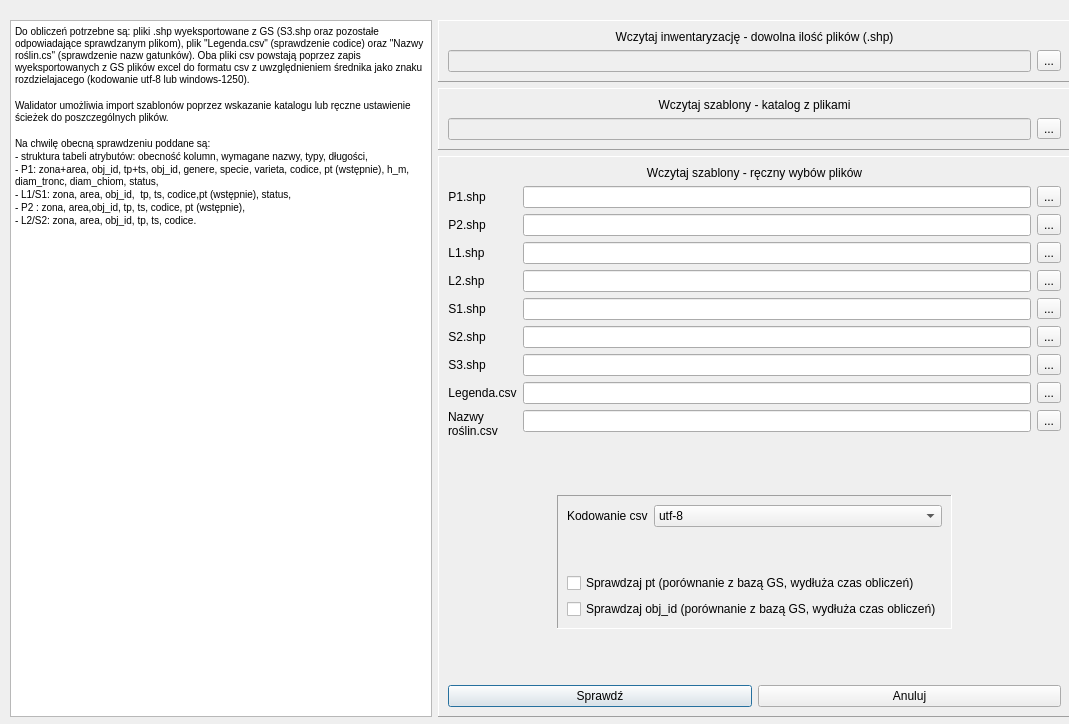
<?xml version="1.0" encoding="UTF-8"?>
<ui version="4.0">
 <class>InventoryValidatorDialogBase</class>
 <widget class="QDialog" name="InventoryValidatorDialogBase">
  <property name="windowModality">
   <enum>Qt::ApplicationModal</enum>
  </property>
  <property name="enabled">
   <bool>true</bool>
  </property>
  <property name="geometry">
   <rect>
    <x>0</x>
    <y>0</y>
    <width>1069</width>
    <height>724</height>
   </rect>
  </property>
  <property name="windowTitle">
   <string>Sprawdzenie poprawności inwentaryzacji</string>
  </property>
  <widget class="QWidget" name="layoutWidget">
   <property name="geometry">
    <rect>
     <x>10</x>
     <y>20</y>
     <width>1061</width>
     <height>707</height>
    </rect>
   </property>
   <layout class="QHBoxLayout" name="horizontalLayout" stretch="4,6">
    <property name="bottomMargin">
     <number>10</number>
    </property>
    <item>
     <widget class="QTextEdit" name="ted_note">
      <property name="enabled">
       <bool>true</bool>
      </property>
      <property name="html">
       <string>&lt;!DOCTYPE HTML PUBLIC &quot;-//W3C//DTD HTML 4.0//EN&quot; &quot;http://www.w3.org/TR/REC-html40/strict.dtd&quot;&gt;
&lt;html&gt;&lt;head&gt;&lt;meta name=&quot;qrichtext&quot; content=&quot;1&quot; /&gt;&lt;style type=&quot;text/css&quot;&gt;
p, li { white-space: pre-wrap; }
&lt;/style&gt;&lt;/head&gt;&lt;body style=&quot; font-family:'MS Shell Dlg 2'; font-size:7.8pt; font-weight:400; font-style:normal;&quot;&gt;
&lt;p style=&quot; margin-top:0px; margin-bottom:0px; margin-left:0px; margin-right:0px; -qt-block-indent:0; text-indent:0px;&quot;&gt;Do obliczeń potrzebne są: pliki .shp wyeksportowane z GS (S3.shp oraz pozostałe odpowiadające sprawdzanym plikom), plik &amp;quot;Legenda.csv&amp;quot; (sprawdzenie codice) oraz &amp;quot;Nazwy roślin.cs&amp;quot; (sprawdzenie nazw gatunków). Oba pliki csv powstają poprzez zapis wyeksportowanych z GS plików excel do formatu csv z uwzględnieniem średnika jako znaku rozdzielajacego (kodowanie utf-8 lub windows-1250).&lt;/p&gt;
&lt;p style=&quot;-qt-paragraph-type:empty; margin-top:0px; margin-bottom:0px; margin-left:0px; margin-right:0px; -qt-block-indent:0; text-indent:0px;&quot;&gt;&lt;br /&gt;&lt;/p&gt;
&lt;p style=&quot; margin-top:0px; margin-bottom:0px; margin-left:0px; margin-right:0px; -qt-block-indent:0; text-indent:0px;&quot;&gt;Walidator umożliwia import szablonów poprzez wskazanie katalogu lub ręczne ustawienie ścieżek do poszczególnych plików.&lt;/p&gt;
&lt;p style=&quot;-qt-paragraph-type:empty; margin-top:0px; margin-bottom:0px; margin-left:0px; margin-right:0px; -qt-block-indent:0; text-indent:0px;&quot;&gt;&lt;br /&gt;&lt;/p&gt;
&lt;p style=&quot; margin-top:0px; margin-bottom:0px; margin-left:0px; margin-right:0px; -qt-block-indent:0; text-indent:0px;&quot;&gt;Na chwilę obecną sprawdzeniu poddane są:&lt;/p&gt;
&lt;p style=&quot; margin-top:0px; margin-bottom:0px; margin-left:0px; margin-right:0px; -qt-block-indent:0; text-indent:0px;&quot;&gt;- struktura tabeli atrybutów: obecność kolumn, wymagane nazwy, typy, długości,&lt;/p&gt;
&lt;p style=&quot; margin-top:0px; margin-bottom:0px; margin-left:0px; margin-right:0px; -qt-block-indent:0; text-indent:0px;&quot;&gt;- P1: zona+area, obj_id, tp+ts, obj_id, genere, specie, varieta, codice, pt (wstępnie), h_m, diam_tronc, diam_chiom, status,&lt;/p&gt;
&lt;p style=&quot; margin-top:0px; margin-bottom:0px; margin-left:0px; margin-right:0px; -qt-block-indent:0; text-indent:0px;&quot;&gt;- L1/S1: zona, area, obj_id,  tp, ts, codice,pt (wstępnie), status,&lt;/p&gt;
&lt;p style=&quot; margin-top:0px; margin-bottom:0px; margin-left:0px; margin-right:0px; -qt-block-indent:0; text-indent:0px;&quot;&gt;- P2 : zona, area,obj_id, tp, ts, codice, pt (wstępnie),&lt;/p&gt;
&lt;p style=&quot; margin-top:0px; margin-bottom:0px; margin-left:0px; margin-right:0px; -qt-block-indent:0; text-indent:0px;&quot;&gt;- L2/S2: zona, area, obj_id, tp, ts, codice.&lt;/p&gt;
&lt;p style=&quot;-qt-paragraph-type:empty; margin-top:0px; margin-bottom:0px; margin-left:0px; margin-right:0px; -qt-block-indent:0; text-indent:0px;&quot;&gt;&lt;br /&gt;&lt;/p&gt;&lt;/body&gt;&lt;/html&gt;</string>
      </property>
     </widget>
    </item>
    <item>
     <layout class="QVBoxLayout" name="verticalLayout_4">
      <item>
       <widget class="QFrame" name="frame_6">
        <property name="frameShape">
         <enum>QFrame::Panel</enum>
        </property>
        <property name="frameShadow">
         <enum>QFrame::Raised</enum>
        </property>
        <layout class="QVBoxLayout" name="verticalLayout_14">
         <item>
          <widget class="QLabel" name="lbl_inv_2">
           <property name="enabled">
            <bool>true</bool>
           </property>
           <property name="text">
            <string>Wczytaj inwentaryzację - dowolna ilość plików (.shp)</string>
           </property>
           <property name="alignment">
            <set>Qt::AlignCenter</set>
           </property>
          </widget>
         </item>
         <item>
          <layout class="QHBoxLayout" name="horizontalLayout_10">
           <item>
            <widget class="QLineEdit" name="led_inv">
             <property name="enabled">
              <bool>false</bool>
             </property>
            </widget>
           </item>
           <item>
            <widget class="QToolButton" name="btn_inv">
             <property name="enabled">
              <bool>true</bool>
             </property>
             <property name="text">
              <string>...</string>
             </property>
            </widget>
           </item>
          </layout>
         </item>
        </layout>
       </widget>
      </item>
      <item>
       <widget class="QFrame" name="frame_7">
        <property name="frameShape">
         <enum>QFrame::Panel</enum>
        </property>
        <property name="frameShadow">
         <enum>QFrame::Raised</enum>
        </property>
        <layout class="QVBoxLayout" name="verticalLayout_15">
         <item>
          <widget class="QLabel" name="lbl_inv_4">
           <property name="enabled">
            <bool>true</bool>
           </property>
           <property name="text">
            <string>Wczytaj szablony - katalog z plikami</string>
           </property>
           <property name="alignment">
            <set>Qt::AlignCenter</set>
           </property>
          </widget>
         </item>
         <item>
          <layout class="QHBoxLayout" name="horizontalLayout_23">
           <item>
            <widget class="QLineEdit" name="led_gs">
             <property name="enabled">
              <bool>false</bool>
             </property>
            </widget>
           </item>
           <item>
            <widget class="QToolButton" name="btn_gs">
             <property name="enabled">
              <bool>true</bool>
             </property>
             <property name="text">
              <string>...</string>
             </property>
            </widget>
           </item>
          </layout>
         </item>
        </layout>
       </widget>
      </item>
      <item>
       <widget class="QFrame" name="frame">
        <property name="frameShape">
         <enum>QFrame::Panel</enum>
        </property>
        <property name="frameShadow">
         <enum>QFrame::Raised</enum>
        </property>
        <layout class="QVBoxLayout" name="verticalLayout_3">
         <item>
          <widget class="QLabel" name="lbl_inv_5">
           <property name="enabled">
            <bool>true</bool>
           </property>
           <property name="text">
            <string>Wczytaj szablony - ręczny wybów plików</string>
           </property>
           <property name="alignment">
            <set>Qt::AlignCenter</set>
           </property>
          </widget>
         </item>
         <item>
          <layout class="QFormLayout" name="formLayout">
           <item row="0" column="0">
            <widget class="QLabel" name="lbl_temp_5">
             <property name="text">
              <string>P1.shp</string>
             </property>
             <property name="alignment">
              <set>Qt::AlignCenter</set>
             </property>
            </widget>
           </item>
           <item row="0" column="1">
            <layout class="QHBoxLayout" name="horizontalLayout_12">
             <item>
              <widget class="QLineEdit" name="led_p1">
               <property name="enabled">
                <bool>true</bool>
               </property>
              </widget>
             </item>
             <item>
              <widget class="QToolButton" name="btn_p1">
               <property name="enabled">
                <bool>true</bool>
               </property>
               <property name="text">
                <string>...</string>
               </property>
              </widget>
             </item>
            </layout>
           </item>
           <item row="1" column="0">
            <widget class="QLabel" name="lbl_temp_7">
             <property name="text">
              <string>P2.shp</string>
             </property>
             <property name="alignment">
              <set>Qt::AlignCenter</set>
             </property>
            </widget>
           </item>
           <item row="1" column="1">
            <layout class="QHBoxLayout" name="horizontalLayout_13">
             <item>
              <widget class="QLineEdit" name="led_p2">
               <property name="enabled">
                <bool>true</bool>
               </property>
              </widget>
             </item>
             <item>
              <widget class="QToolButton" name="btn_p2">
               <property name="enabled">
                <bool>true</bool>
               </property>
               <property name="text">
                <string>...</string>
               </property>
              </widget>
             </item>
            </layout>
           </item>
           <item row="2" column="0">
            <widget class="QLabel" name="lbl_temp_8">
             <property name="text">
              <string>L1.shp</string>
             </property>
             <property name="alignment">
              <set>Qt::AlignCenter</set>
             </property>
            </widget>
           </item>
           <item row="2" column="1">
            <layout class="QHBoxLayout" name="horizontalLayout_14">
             <item>
              <widget class="QLineEdit" name="led_l1">
               <property name="enabled">
                <bool>true</bool>
               </property>
              </widget>
             </item>
             <item>
              <widget class="QToolButton" name="btn_l1">
               <property name="enabled">
                <bool>true</bool>
               </property>
               <property name="text">
                <string>...</string>
               </property>
              </widget>
             </item>
            </layout>
           </item>
           <item row="3" column="0">
            <widget class="QLabel" name="lbl_temp_9">
             <property name="text">
              <string>L2.shp</string>
             </property>
             <property name="alignment">
              <set>Qt::AlignCenter</set>
             </property>
            </widget>
           </item>
           <item row="3" column="1">
            <layout class="QHBoxLayout" name="horizontalLayout_15">
             <item>
              <widget class="QLineEdit" name="led_l2">
               <property name="enabled">
                <bool>true</bool>
               </property>
              </widget>
             </item>
             <item>
              <widget class="QToolButton" name="btn_l2">
               <property name="enabled">
                <bool>true</bool>
               </property>
               <property name="text">
                <string>...</string>
               </property>
              </widget>
             </item>
            </layout>
           </item>
           <item row="4" column="0">
            <widget class="QLabel" name="lbl_temp_11">
             <property name="text">
              <string>S1.shp</string>
             </property>
             <property name="alignment">
              <set>Qt::AlignCenter</set>
             </property>
            </widget>
           </item>
           <item row="4" column="1">
            <layout class="QHBoxLayout" name="horizontalLayout_17">
             <item>
              <widget class="QLineEdit" name="led_s1">
               <property name="enabled">
                <bool>true</bool>
               </property>
              </widget>
             </item>
             <item>
              <widget class="QToolButton" name="btn_s1">
               <property name="enabled">
                <bool>true</bool>
               </property>
               <property name="text">
                <string>...</string>
               </property>
              </widget>
             </item>
            </layout>
           </item>
           <item row="5" column="0">
            <widget class="QLabel" name="lbl_temp_10">
             <property name="text">
              <string>S2.shp</string>
             </property>
             <property name="alignment">
              <set>Qt::AlignCenter</set>
             </property>
            </widget>
           </item>
           <item row="5" column="1">
            <layout class="QHBoxLayout" name="horizontalLayout_16">
             <item>
              <widget class="QLineEdit" name="led_s2">
               <property name="enabled">
                <bool>true</bool>
               </property>
              </widget>
             </item>
             <item>
              <widget class="QToolButton" name="btn_s2">
               <property name="enabled">
                <bool>true</bool>
               </property>
               <property name="text">
                <string>...</string>
               </property>
              </widget>
             </item>
            </layout>
           </item>
           <item row="6" column="0">
            <widget class="QLabel" name="lbl_temp_12">
             <property name="text">
              <string>S3.shp</string>
             </property>
             <property name="alignment">
              <set>Qt::AlignCenter</set>
             </property>
            </widget>
           </item>
           <item row="6" column="1">
            <layout class="QHBoxLayout" name="horizontalLayout_18">
             <item>
              <widget class="QLineEdit" name="led_s3">
               <property name="enabled">
                <bool>true</bool>
               </property>
              </widget>
             </item>
             <item>
              <widget class="QToolButton" name="btn_s3">
               <property name="enabled">
                <bool>true</bool>
               </property>
               <property name="text">
                <string>...</string>
               </property>
              </widget>
             </item>
            </layout>
           </item>
           <item row="7" column="0">
            <widget class="QLabel" name="lbl_temp_15">
             <property name="text">
              <string>Legenda.csv</string>
             </property>
             <property name="alignment">
              <set>Qt::AlignCenter</set>
             </property>
            </widget>
           </item>
           <item row="7" column="1">
            <layout class="QHBoxLayout" name="horizontalLayout_19">
             <item>
              <widget class="QLineEdit" name="led_legend">
               <property name="enabled">
                <bool>true</bool>
               </property>
              </widget>
             </item>
             <item>
              <widget class="QToolButton" name="btn_legend">
               <property name="enabled">
                <bool>true</bool>
               </property>
               <property name="text">
                <string>...</string>
               </property>
              </widget>
             </item>
            </layout>
           </item>
           <item row="8" column="0">
            <widget class="QLabel" name="lbl_temp_17">
             <property name="text">
              <string>Nazwy
roślin.csv</string>
             </property>
             <property name="alignment">
              <set>Qt::AlignLeading|Qt::AlignLeft|Qt::AlignVCenter</set>
             </property>
            </widget>
           </item>
           <item row="8" column="1">
            <layout class="QHBoxLayout" name="horizontalLayout_20">
             <item>
              <widget class="QLineEdit" name="led_plants">
               <property name="enabled">
                <bool>true</bool>
               </property>
              </widget>
             </item>
             <item>
              <widget class="QToolButton" name="btn_plants">
               <property name="enabled">
                <bool>true</bool>
               </property>
               <property name="text">
                <string>...</string>
               </property>
              </widget>
             </item>
            </layout>
           </item>
          </layout>
         </item>
         <item>
          <spacer name="verticalSpacer_2">
           <property name="orientation">
            <enum>Qt::Vertical</enum>
           </property>
           <property name="sizeHint" stdset="0">
            <size>
             <width>20</width>
             <height>40</height>
            </size>
           </property>
          </spacer>
         </item>
         <item>
          <widget class="QWidget" name="horizontalWidget" native="true">
           <layout class="QHBoxLayout" name="horizontalLayout_2">
            <item>
             <spacer name="horizontalSpacer_2">
              <property name="orientation">
               <enum>Qt::Horizontal</enum>
              </property>
              <property name="sizeHint" stdset="0">
               <size>
                <width>40</width>
                <height>20</height>
               </size>
              </property>
             </spacer>
            </item>
            <item>
             <widget class="QFrame" name="frame">
              <property name="frameShape">
               <enum>QFrame::Panel</enum>
              </property>
              <property name="frameShadow">
               <enum>QFrame::Sunken</enum>
              </property>
              <layout class="QVBoxLayout" name="verticalLayout">
               <item>
                <layout class="QHBoxLayout" name="horizontalLayout_3" stretch="2,8">
                 <item>
                  <widget class="QLabel" name="lbl_encode">
                   <property name="text">
                    <string>Kodowanie csv</string>
                   </property>
                  </widget>
                 </item>
                 <item>
                  <widget class="QComboBox" name="cmb_encode">
                   <item>
                    <property name="text">
                     <string>utf-8</string>
                    </property>
                   </item>
                   <item>
                    <property name="text">
                     <string>windows-1250</string>
                    </property>
                   </item>
                  </widget>
                 </item>
                </layout>
               </item>
               <item>
                <spacer name="verticalSpacer_3">
                 <property name="orientation">
                  <enum>Qt::Vertical</enum>
                 </property>
                 <property name="sizeHint" stdset="0">
                  <size>
                   <width>20</width>
                   <height>40</height>
                  </size>
                 </property>
                </spacer>
               </item>
               <item>
                <widget class="QCheckBox" name="chk_pt">
                 <property name="text">
                  <string>Sprawdzaj pt (porównanie z bazą GS, wydłuża czas obliczeń)</string>
                 </property>
                </widget>
               </item>
               <item>
                <widget class="QCheckBox" name="chk_oid">
                 <property name="text">
                  <string>Sprawdzaj obj_id (porównanie z bazą GS, wydłuża czas obliczeń)</string>
                 </property>
                </widget>
               </item>
              </layout>
             </widget>
            </item>
            <item>
             <spacer name="horizontalSpacer">
              <property name="orientation">
               <enum>Qt::Horizontal</enum>
              </property>
              <property name="sizeHint" stdset="0">
               <size>
                <width>40</width>
                <height>20</height>
               </size>
              </property>
             </spacer>
            </item>
           </layout>
          </widget>
         </item>
         <item>
          <spacer name="verticalSpacer">
           <property name="orientation">
            <enum>Qt::Vertical</enum>
           </property>
           <property name="sizeHint" stdset="0">
            <size>
             <width>20</width>
             <height>40</height>
            </size>
           </property>
          </spacer>
         </item>
         <item>
          <layout class="QHBoxLayout" name="horizontalLayout_22">
           <item>
            <widget class="QPushButton" name="btn_calc">
             <property name="enabled">
              <bool>true</bool>
             </property>
             <property name="text">
              <string>Sprawdź</string>
             </property>
            </widget>
           </item>
           <item>
            <widget class="QPushButton" name="btn_cancel">
             <property name="enabled">
              <bool>true</bool>
             </property>
             <property name="text">
              <string>Anuluj</string>
             </property>
            </widget>
           </item>
          </layout>
         </item>
        </layout>
       </widget>
      </item>
     </layout>
    </item>
   </layout>
  </widget>
 </widget>
 <resources/>
 <connections/>
</ui>
